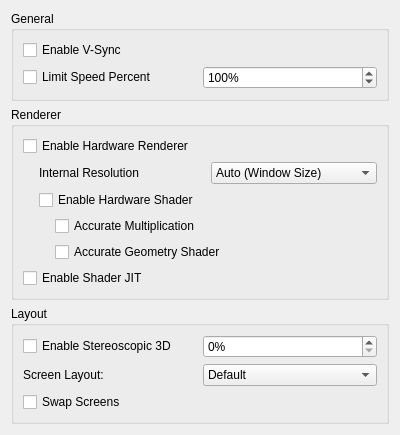
<?xml version="1.0" encoding="UTF-8"?>
<ui version="4.0">
 <class>ConfigureGraphics</class>
 <widget class="QWidget" name="ConfigureGraphics">
  <property name="geometry">
   <rect>
    <x>0</x>
    <y>0</y>
    <width>400</width>
    <height>427</height>
   </rect>
  </property>
  <property name="windowTitle">
   <string>Form</string>
  </property>
  <layout class="QVBoxLayout" name="verticalLayout">
   <item>
    <widget class="QGroupBox" name="generalBox">
     <property name="title">
      <string>General</string>
     </property>
     <layout class="QVBoxLayout" name="verticalLayout_2">
      <item>
       <widget class="QCheckBox" name="toggle_vsync">
        <property name="text">
         <string>Enable V-Sync</string>
        </property>
       </widget>
      </item>
      <item>
       <layout class="QHBoxLayout" name="horizontalLayout_2">
        <item>
         <widget class="QCheckBox" name="toggle_frame_limit">
          <property name="text">
           <string>Limit Speed Percent</string>
          </property>
         </widget>
        </item>
        <item>
         <widget class="QSpinBox" name="frame_limit">
          <property name="suffix">
           <string>%</string>
          </property>
          <property name="minimum">
           <number>1</number>
          </property>
          <property name="maximum">
           <number>9999</number>
          </property>
          <property name="value">
           <number>100</number>
          </property>
         </widget>
        </item>
       </layout>
      </item>
     </layout>
    </widget>
   </item>
   <item>
    <widget class="QGroupBox" name="rendererBox">
     <property name="title">
      <string>Renderer</string>
     </property>
     <layout class="QVBoxLayout" name="verticalLayout_6">
      <item>
       <widget class="QCheckBox" name="toggle_hw_renderer">
        <property name="toolTip">
         <string>&lt;html&gt;&lt;head/&gt;&lt;body&gt;&lt;p&gt;Use OpenGL to accelerate rendering.&lt;/p&gt;&lt;p&gt;Disable to debug graphics-related problem.&lt;/p&gt;&lt;/body&gt;&lt;/html&gt;</string>
        </property>
        <property name="text">
         <string>Enable Hardware Renderer</string>
        </property>
       </widget>
      </item>
      <item>
       <widget class="QWidget" name="hw_renderer_group" native="true">
        <layout class="QVBoxLayout" name="verticalLayout_5">
         <property name="leftMargin">
          <number>16</number>
         </property>
         <property name="topMargin">
          <number>0</number>
         </property>
         <property name="rightMargin">
          <number>0</number>
         </property>
         <property name="bottomMargin">
          <number>0</number>
         </property>
         <item>
          <layout class="QHBoxLayout" name="horizontalLayout">
           <item>
            <widget class="QLabel" name="label">
             <property name="text">
              <string>Internal Resolution</string>
             </property>
            </widget>
           </item>
           <item>
            <widget class="QComboBox" name="resolution_factor_combobox">
             <item>
              <property name="text">
               <string>Auto (Window Size)</string>
              </property>
             </item>
             <item>
              <property name="text">
               <string>Native (400x240)</string>
              </property>
             </item>
             <item>
              <property name="text">
               <string>2x Native (800x480)</string>
              </property>
             </item>
             <item>
              <property name="text">
               <string>3x Native (1200x720)</string>
              </property>
             </item>
             <item>
              <property name="text">
               <string>4x Native (1600x960)</string>
              </property>
             </item>
             <item>
              <property name="text">
               <string>5x Native (2000x1200)</string>
              </property>
             </item>
             <item>
              <property name="text">
               <string>6x Native (2400x1440)</string>
              </property>
             </item>
             <item>
              <property name="text">
               <string>7x Native (2800x1680)</string>
              </property>
             </item>
             <item>
              <property name="text">
               <string>8x Native (3200x1920)</string>
              </property>
             </item>
             <item>
              <property name="text">
               <string>9x Native (3600x2160)</string>
              </property>
             </item>
             <item>
              <property name="text">
               <string>10x Native (4000x2400)</string>
              </property>
             </item>
            </widget>
           </item>
          </layout>
         </item>
         <item>
          <widget class="QCheckBox" name="toggle_hw_shader">
           <property name="toolTip">
            <string>&lt;html&gt;&lt;head/&gt;&lt;body&gt;&lt;p&gt;Use OpenGL to accelerate shader emulation.&lt;/p&gt;&lt;p&gt;Requires a relatively powerful GPU for better performance.&lt;/p&gt;&lt;/body&gt;&lt;/html&gt;</string>
           </property>
           <property name="text">
            <string>Enable Hardware Shader</string>
           </property>
          </widget>
         </item>
         <item>
          <widget class="QWidget" name="hw_shader_group" native="true">
           <layout class="QVBoxLayout" name="verticalLayout_7">
            <property name="leftMargin">
             <number>16</number>
            </property>
            <property name="topMargin">
             <number>0</number>
            </property>
            <property name="rightMargin">
             <number>0</number>
            </property>
            <property name="bottomMargin">
             <number>0</number>
            </property>
            <item>
             <widget class="QCheckBox" name="toggle_accurate_mul">
              <property name="toolTip">
               <string>&lt;html&gt;&lt;head/&gt;&lt;body&gt;&lt;p&gt;Correctly handle all edge cases in multiplication operation in shaders. &lt;/p&gt;&lt;p&gt;Some games requires this to be enabled for the hardware shader to render properly.&lt;/p&gt;&lt;p&gt;However this would reduce performance in most games.&lt;/p&gt;&lt;/body&gt;&lt;/html&gt;</string>
              </property>
              <property name="text">
               <string>Accurate Multiplication</string>
              </property>
             </widget>
            </item>
            <item>
             <widget class="QCheckBox" name="toggle_accurate_gs">
              <property name="toolTip">
               <string>&lt;html&gt;&lt;head/&gt;&lt;body&gt;&lt;p&gt;Force to fall back to software shader emulation when geometry shaders are used. &lt;/p&gt;&lt;p&gt;Some games require this to be enabled for the hardware shader to render properly.&lt;/p&gt;&lt;p&gt;However this might reduce performance in some games&lt;/p&gt;&lt;/body&gt;&lt;/html&gt;</string>
              </property>
              <property name="text">
               <string>Accurate Geometry Shader</string>
              </property>
             </widget>
            </item>
           </layout>
          </widget>
         </item>
        </layout>
       </widget>
      </item>
      <item>
       <widget class="QCheckBox" name="toggle_shader_jit">
        <property name="toolTip">
         <string>&lt;html&gt;&lt;head/&gt;&lt;body&gt;&lt;p&gt;Use the JIT engine instead of the interpreter for software shader emulation. &lt;/p&gt;&lt;p&gt;Enable this for better performance.&lt;/p&gt;&lt;/body&gt;&lt;/html&gt;</string>
        </property>
        <property name="text">
         <string>Enable Shader JIT</string>
        </property>
       </widget>
      </item>
     </layout>
    </widget>
   </item>
   <item>
    <widget class="QGroupBox" name="layoutBox">
     <property name="title">
      <string>Layout</string>
     </property>
     <layout class="QVBoxLayout" name="verticalLayout_3">
      <item>
       <layout class="QHBoxLayout" name="horizontalLayout_5">
        <item>
         <widget class="QCheckBox" name="toggle_3d">
          <property name="text">
           <string>Enable Stereoscopic 3D</string>
          </property>
         </widget>
        </item>
        <item>
         <widget class="QSpinBox" name="factor_3d">
          <property name="suffix">
           <string>%</string>
          </property>
          <property name="minimum">
           <number>0</number>
          </property>
          <property name="maximum">
           <number>100</number>
          </property>
          <property name="value">
           <number>0</number>
          </property>
         </widget>
        </item>
       </layout>
      </item>
      <item>
       <layout class="QHBoxLayout" name="horizontalLayout_4">
        <item>
         <widget class="QLabel" name="label1">
          <property name="text">
           <string>Screen Layout:</string>
          </property>
         </widget>
        </item>
        <item>
         <widget class="QComboBox" name="layout_combobox">
          <item>
           <property name="text">
            <string>Default</string>
           </property>
          </item>
          <item>
           <property name="text">
            <string>Single Screen</string>
           </property>
          </item>
          <item>
           <property name="text">
            <string>Large Screen</string>
           </property>
          </item>
          <item>
           <property name="text">
            <string>Side by Side</string>
           </property>
          </item>
          <item>
           <property name="text">
            <string>Stereoscopic</string>
           </property>
          </item>
          <item>
           <property name="text">
            <string>Stereoscopic (Top Only)</string>
           </property>
          </item>
         </widget>
        </item>
       </layout>
      </item>
      <item>
       <widget class="QCheckBox" name="swap_screen">
        <property name="text">
         <string>Swap Screens</string>
        </property>
       </widget>
      </item>
     </layout>
    </widget>
   </item>
   <item>
    <spacer name="verticalSpacer">
     <property name="orientation">
      <enum>Qt::Vertical</enum>
     </property>
     <property name="sizeHint" stdset="0">
      <size>
       <width>20</width>
       <height>40</height>
      </size>
     </property>
    </spacer>
   </item>
  </layout>
 </widget>
 <resources/>
 <connections/>
</ui>
